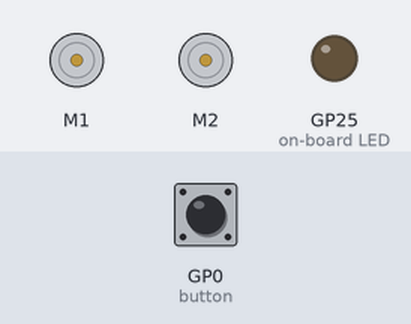
A program run on a simulated Raspberry Pi Pico running MicroPython. Parts: 2 × DC motor (green arrow = forward, orange = backward, longer = faster), output pins drawn as LEDs (lit = HIGH). The test bench sets the inputs (shaded band); at power-on: GP0 (button) HIGH.

Above: at 1.2 s.
1.3 s: GP0 (button) pulled LOW for 0.15 s
At 2.2 s:
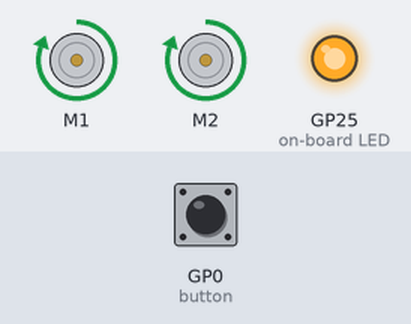
4.4 s: GP0 (button) pulled LOW for 1 s
At 5.6 s:
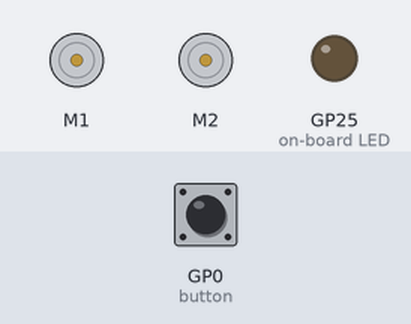
6.9 s: GP0 (button) pulled LOW for 0.15 s
At 7.5 s:
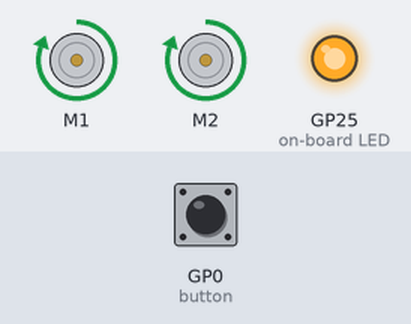
10.0 s: GP0 (button) pulled LOW for 3.2 s
At 10.6 s:
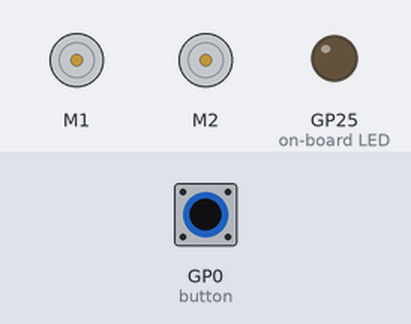
14.7 s: GP0 (button) pulled LOW for 0.15 s
At 18.9 s:
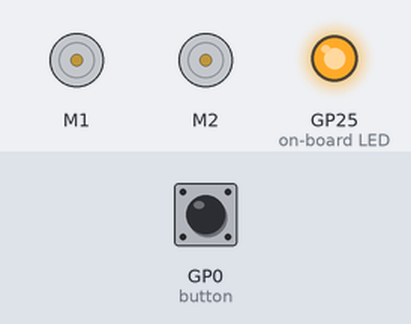
20.1 s: GP0 (button) pulled LOW for 1 s
At 20.6 s:
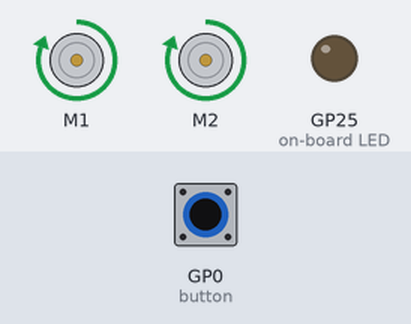
Timing chart, 0 to 24.2 s (numbered marks = the images above; inputs shaded):
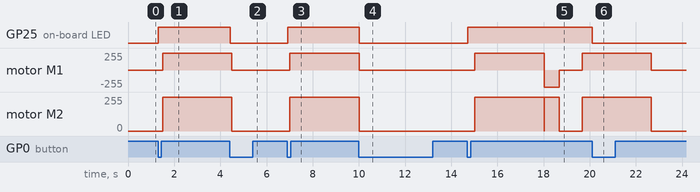

The program:

Rover.py
```python
# dummer Rover.py
from picozero import Robot, Button, pico_led
from time import sleep

rover = Robot(left=(18,19), right=(20,21))
button = Button(0)

def button_toggle():
    pico_led.toggle()


button.when_pressed = button_toggle

while 1:
    if pico_led.value:
        rover.forward(t=3, wait=True)
    if pico_led.value:
        rover.left(t=0.65, wait=True)
        sleep(1)
    else:
        sleep(.5)
```

Measured:
- after the input at 1.3 s, GP25 (on-board LED): LOW → HIGH at once; motor M1, motor M2: stopped → forward 255/255 after 0.20 s
- after the input at 4.4 s, GP25 (on-board LED): HIGH → LOW at once; motor M1, motor M2: goes on until 4.5 s, then stays stopped
- after the input at 6.9 s, GP25 (on-board LED): LOW → HIGH at once; motor M1, motor M2: stopped → forward 255/255 after 0.10 s
- after the input at 10.0 s, GP25 (on-board LED): HIGH → LOW at once; motor M1, motor M2: goes on until 10.0 s, then stays stopped
- after the input at 14.7 s, GP25 (on-board LED): LOW → HIGH at once; motor M1: stopped → forward 255/255 after 0.32 s, → backward 255/255 3.0 s later, → stopped 0.65 s later, → forward 255/255 1.0 s later; motor M2: stopped → forward 255/255 after 0.32 s, → stopped 3.7 s later, → forward 255/255 1.0 s later
- after the input at 20.1 s, GP25 (on-board LED): HIGH → LOW at once; motor M1, motor M2: goes on until 22.7 s, then stays stopped
